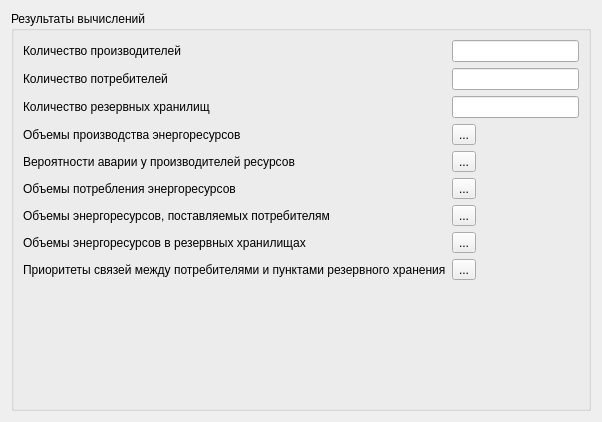
<?xml version="1.0" encoding="UTF-8"?>
<ui version="4.0">
 <class>OutputWidget</class>
 <widget class="QWidget" name="OutputWidget">
  <property name="geometry">
   <rect>
    <x>0</x>
    <y>0</y>
    <width>602</width>
    <height>422</height>
   </rect>
  </property>
  <property name="windowTitle">
   <string>Form</string>
  </property>
  <layout class="QVBoxLayout" name="verticalLayout">
   <item>
    <widget class="QGroupBox" name="groupBox_2">
     <property name="sizePolicy">
      <sizepolicy hsizetype="Preferred" vsizetype="Preferred">
       <horstretch>0</horstretch>
       <verstretch>0</verstretch>
      </sizepolicy>
     </property>
     <property name="title">
      <string>Результаты вычислений</string>
     </property>
     <layout class="QFormLayout" name="formLayout_2">
      <item row="3" column="0">
       <widget class="QLabel" name="label_4">
        <property name="text">
         <string>Объемы производства энергоресурсов</string>
        </property>
       </widget>
      </item>
      <item row="3" column="1">
       <widget class="QToolButton" name="aToolButton">
        <property name="text">
         <string>...</string>
        </property>
       </widget>
      </item>
      <item row="6" column="0">
       <widget class="QLabel" name="label_6">
        <property name="text">
         <string>Объемы потребления энергоресурсов</string>
        </property>
       </widget>
      </item>
      <item row="6" column="1">
       <widget class="QToolButton" name="bToolButton">
        <property name="text">
         <string>...</string>
        </property>
       </widget>
      </item>
      <item row="8" column="0">
       <widget class="QLabel" name="label_5">
        <property name="text">
         <string>Объемы энергоресурсов, поставляемых потребителям </string>
        </property>
       </widget>
      </item>
      <item row="8" column="1">
       <widget class="QToolButton" name="ixToolButton">
        <property name="text">
         <string>...</string>
        </property>
       </widget>
      </item>
      <item row="10" column="0">
       <widget class="QLabel" name="label_7">
        <property name="text">
         <string>Объемы энергоресурсов в резервных хранилищах</string>
        </property>
       </widget>
      </item>
      <item row="10" column="1">
       <widget class="QToolButton" name="iuToolButton">
        <property name="text">
         <string>...</string>
        </property>
       </widget>
      </item>
      <item row="13" column="1">
       <widget class="QToolButton" name="ifToolButton">
        <property name="text">
         <string>...</string>
        </property>
       </widget>
      </item>
      <item row="13" column="0">
       <widget class="QLabel" name="label_8">
        <property name="text">
         <string>Приоритеты связей между потребителями и пунктами резервного хранения</string>
        </property>
       </widget>
      </item>
      <item row="5" column="0">
       <widget class="QLabel" name="label_9">
        <property name="text">
         <string>Вероятности аварии у производителей ресурсов</string>
        </property>
       </widget>
      </item>
      <item row="5" column="1">
       <widget class="QToolButton" name="ipToolButton">
        <property name="text">
         <string>...</string>
        </property>
       </widget>
      </item>
      <item row="0" column="0">
       <widget class="QLabel" name="label">
        <property name="text">
         <string>Количество производителей</string>
        </property>
       </widget>
      </item>
      <item row="1" column="0">
       <widget class="QLabel" name="label_2">
        <property name="text">
         <string>Количество потребителей</string>
        </property>
       </widget>
      </item>
      <item row="2" column="0">
       <widget class="QLabel" name="label_3">
        <property name="text">
         <string>Количество резервных хранилищ</string>
        </property>
       </widget>
      </item>
      <item row="2" column="1">
       <widget class="QLineEdit" name="t">
        <property name="readOnly">
         <bool>true</bool>
        </property>
       </widget>
      </item>
      <item row="1" column="1">
       <widget class="QLineEdit" name="n">
        <property name="readOnly">
         <bool>true</bool>
        </property>
       </widget>
      </item>
      <item row="0" column="1">
       <widget class="QLineEdit" name="m">
        <property name="readOnly">
         <bool>true</bool>
        </property>
        <property name="clearButtonEnabled">
         <bool>false</bool>
        </property>
       </widget>
      </item>
     </layout>
    </widget>
   </item>
  </layout>
 </widget>
 <resources/>
 <connections>
  <connection>
   <sender>aToolButton</sender>
   <signal>clicked()</signal>
   <receiver>OutputWidget</receiver>
   <slot>onOpenDisplayTableDialogPushed()</slot>
   <hints>
    <hint type="sourcelabel">
     <x>563</x>
     <y>165</y>
    </hint>
    <hint type="destinationlabel">
     <x>681</x>
     <y>167</y>
    </hint>
   </hints>
  </connection>
  <connection>
   <sender>ipToolButton</sender>
   <signal>clicked()</signal>
   <receiver>OutputWidget</receiver>
   <slot>onOpenDisplayTableDialogPushed()</slot>
   <hints>
    <hint type="sourcelabel">
     <x>567</x>
     <y>212</y>
    </hint>
    <hint type="destinationlabel">
     <x>662</x>
     <y>208</y>
    </hint>
   </hints>
  </connection>
  <connection>
   <sender>bToolButton</sender>
   <signal>clicked()</signal>
   <receiver>OutputWidget</receiver>
   <slot>onOpenDisplayTableDialogPushed()</slot>
   <hints>
    <hint type="sourcelabel">
     <x>575</x>
     <y>248</y>
    </hint>
    <hint type="destinationlabel">
     <x>635</x>
     <y>248</y>
    </hint>
   </hints>
  </connection>
  <connection>
   <sender>ixToolButton</sender>
   <signal>clicked()</signal>
   <receiver>OutputWidget</receiver>
   <slot>onOpenDisplayTableDialogPushed()</slot>
   <hints>
    <hint type="sourcelabel">
     <x>563</x>
     <y>292</y>
    </hint>
    <hint type="destinationlabel">
     <x>649</x>
     <y>287</y>
    </hint>
   </hints>
  </connection>
  <connection>
   <sender>iuToolButton</sender>
   <signal>clicked()</signal>
   <receiver>OutputWidget</receiver>
   <slot>onOpenDisplayTableDialogPushed()</slot>
   <hints>
    <hint type="sourcelabel">
     <x>564</x>
     <y>344</y>
    </hint>
    <hint type="destinationlabel">
     <x>662</x>
     <y>338</y>
    </hint>
   </hints>
  </connection>
  <connection>
   <sender>ifToolButton</sender>
   <signal>clicked()</signal>
   <receiver>OutputWidget</receiver>
   <slot>onOpenDisplayTableDialogPushed()</slot>
   <hints>
    <hint type="sourcelabel">
     <x>572</x>
     <y>386</y>
    </hint>
    <hint type="destinationlabel">
     <x>664</x>
     <y>388</y>
    </hint>
   </hints>
  </connection>
 </connections>
 <slots>
  <slot>onOpenDisplayTableDialogPushed()</slot>
 </slots>
</ui>
